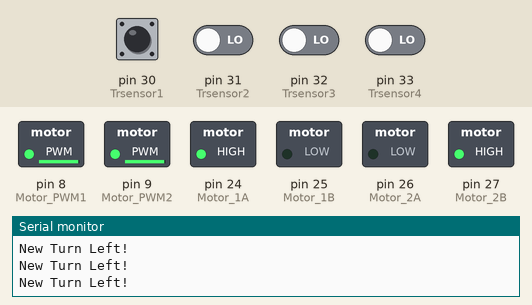
This sketch was run on a simulated Arduino Mega 2560, built with avr-gcc and run on an emulated ATmega2560. Parts: switched loads named in the sketch (green lamp = pin HIGH), the last lines printed to the serial monitor. Dashed ring = blinking. Inputs (shaded band) come from the test bench; at power-on: pin 30 (Trsensor1) HIGH, pin 31 (Trsensor2), pin 32 (Trsensor3), pin 33 (Trsensor4) LOW.

Above: at 1.2 s.
1.3 s: pin 30 (Trsensor1) driven LOW
At 2.6 s:
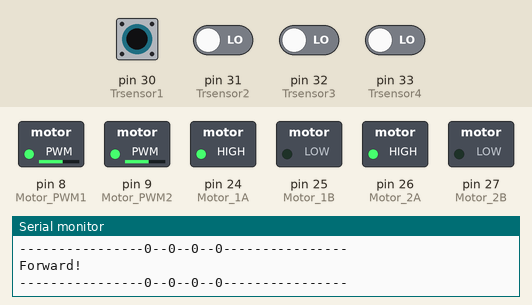
2.9 s: pin 31 (Trsensor2) driven HIGH
At 4.1 s:
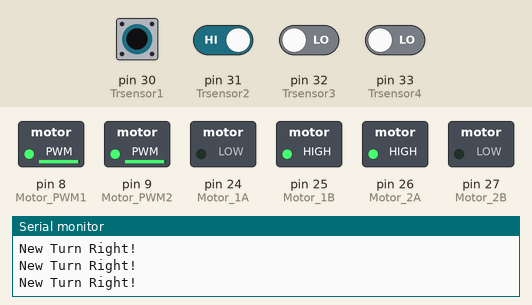
4.4 s: pin 31 (Trsensor2) driven LOW
At 4.5 s:
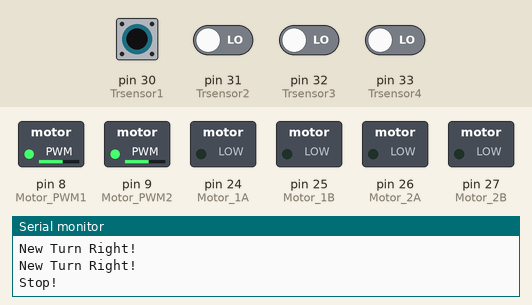
6.0 s: pin 30 (Trsensor1) driven HIGH
At 6.9 s:
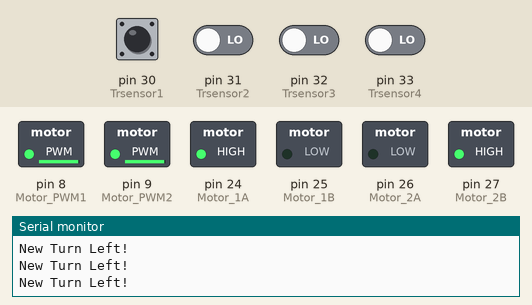
9.0 s: pin 30 (Trsensor1) pulsed LOW 2 times (0.12 s each, 0.3 s apart)
At 9.24 s:
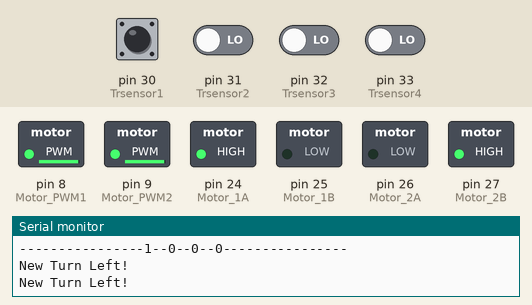
12.6 s: pin 30 (Trsensor1) driven LOW and pin 31 (Trsensor2) driven HIGH
At 13.9 s:
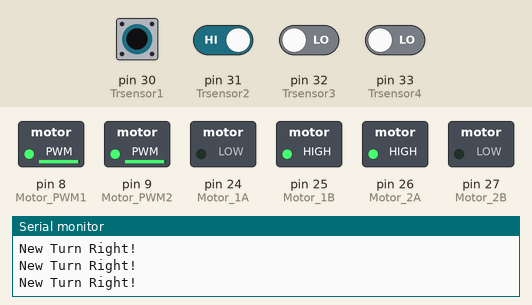
Timing chart, 0 to 15.6 s (numbered marks = the images above; inputs shaded):
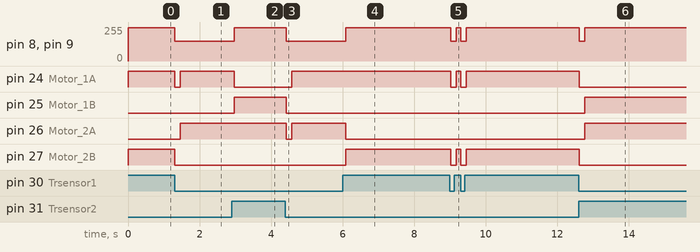

Measured:
- after the input at 1.3 s, pin 8 (Motor_PWM1), pin 9 (Motor_PWM2): 250/255 → 150/255 at once; pin 24 (Motor_1A): HIGH → LOW at once, → HIGH 0.15 s later; pin 26 (Motor_2A): LOW → HIGH after 0.16 s; pin 27 (Motor_2B): HIGH → LOW at once
- after the input at 2.9 s, pin 8 (Motor_PWM1), pin 9 (Motor_PWM2): 150/255 → 250/255 after 0.08 s; pin 24 (Motor_1A): HIGH → LOW after 0.08 s; pin 25 (Motor_1B): LOW → HIGH after 0.08 s
- after the input at 4.4 s, pin 8 (Motor_PWM1), pin 9 (Motor_PWM2): 250/255 → 150/255 at once; pin 24 (Motor_1A): LOW → HIGH after 0.18 s; pin 25 (Motor_1B): HIGH → LOW at once; pin 26 (Motor_2A): HIGH → LOW at once, → HIGH 0.15 s later
- after the input at 6.0 s, pin 8 (Motor_PWM1), pin 9 (Motor_PWM2): 150/255 → 250/255 after 0.09 s; pin 26 (Motor_2A): HIGH → LOW after 0.09 s; pin 27 (Motor_2B): LOW → HIGH after 0.09 s
- after the input at 9.0 s, pin 8 (Motor_PWM1), pin 9 (Motor_PWM2): alternates 250/255 for 0.13 s and 150/255 for 0.15 s, 4 changes in all, then stays 250/255, starting at once; pin 24 (Motor_1A), pin 27 (Motor_2B): alternates HIGH for 0.13 s and LOW for 0.15 s, 4 changes in all, then stays HIGH, starting at once
- after the input at 12.6 s, pin 8 (Motor_PWM1), pin 9 (Motor_PWM2): 250/255 → 150/255 at once, → 250/255 0.15 s later; pin 24 (Motor_1A), pin 27 (Motor_2B): HIGH → LOW at once; pin 25 (Motor_1B), pin 26 (Motor_2A): LOW → HIGH after 0.17 s

The sketch:

btcar03.ino
```cpp
/*
  Mega 2560 with L298N , Bluetooth HC-05

 Author: Brucetsao
 */
#define Motorspeed 150
#define Motorspeed2 250
#define Stopspeed 0

const int Motor_PWM1 = 8; // digital pin 5 of Arduino (PWM)
const int Motor_PWM2 = 9;  // digital pin 6 of Arduino (PWM)
const int Motor_1A = 24;     // digital pin 7 of Arduino
const int Motor_1B = 25;     // digital pin 7 of Arduino
const int Motor_2A = 26;     // digital pin 7 of Arduino
const int Motor_2B = 27;     // digital pin 7 of Arduino
char val;  // variable to receive data from the serial port(bluetooth)
int val1;  // variable to receive data from the serial port(bluetooth)
//----define control key
#define forwardkey 70
#define backrwardkey 66
#define leftkey 76
#define rightkey 82
#define stopkey 68

#define Trsensor1 30
#define Trsensor2 31
#define Trsensor3 32
#define Trsensor4 33

int Sensorval1 = 0 ;  // variable to receive data from the Track_Sensor
int Sensorval2 = 0 ;  // variable to receive data from the Track_Sensor
int Sensorval3 = 0 ;  // variable to receive data from the Track_Sensor
int Sensorval4 = 0 ;  // variable to receive data from the Track_Sensor

void setup()
{
  // Start serial communication at 9600 bps
  Serial.begin(9600);
  Serial1.begin(9600);
  //L298N use
  pinMode(Motor_1A, OUTPUT);
  pinMode(Motor_1B, OUTPUT);
  pinMode(Motor_2A, OUTPUT);
  pinMode(Motor_2B, OUTPUT);
   //  Track Sensor use
  pinMode(Trsensor1, INPUT);
  pinMode(Trsensor2, INPUT);
  pinMode(Trsensor3, INPUT);
  pinMode(Trsensor4, INPUT);
  Serial.println("Start here");

}

void loop()
{
   Sensorval1 = digitalRead(Trsensor1) ;
   Sensorval2 = digitalRead(Trsensor2) ;
   Sensorval3 = digitalRead(Trsensor3) ;
   Sensorval4 = digitalRead(Trsensor4) ;
   Serial.print("----------------");
   Serial.print(Sensorval1);
   Serial.print("--");
   Serial.print(Sensorval2);
   Serial.print("--");
   Serial.print(Sensorval3);
   Serial.print("--");
   Serial.print(Sensorval4);
   Serial.println("----------------");

if ((Sensorval1 == 0) &&  (Sensorval2 == 0))
{
     Motorforward(Motorspeed);
}

if ((Sensorval1 == 1) &&  (Sensorval2 == 0))
{
    while (Sensorval1 == 1) {
    //    Serial.println("turn left");
      Motorleft(Motorspeed2);
     Sensorval1 = digitalRead(Trsensor1) ;
     Sensorval2 = digitalRead(Trsensor2) ;
     Sensorval3 = digitalRead(Trsensor3) ;
     Sensorval4 = digitalRead(Trsensor4) ;
    }
      Motorstop(Motorspeed) ;
      delay(150);
 }

if ((Sensorval1 == 0) &&  (Sensorval2 == 1))
{
    while (Sensorval2 == 1) {

    //    Serial.println("turn righ");
       Motorright(Motorspeed2);
       Sensorval1 = digitalRead(Trsensor1) ;
       Sensorval2 = digitalRead(Trsensor2) ;
       Sensorval3 = digitalRead(Trsensor3) ;
       Sensorval4 = digitalRead(Trsensor4) ;
     }
       Motorstop(Motorspeed) ;
      delay(150);
}

}

void Motorstop(byte motorspeed)
 {
 Serial.println("Stop!");
 RightWheelStop() ;
 LeftWheelStop() ;
 SetSpeed(motorspeed);
 }
void Motorforward(byte motorspeed)
{
  Serial.println("Forward!");

  RightWheelFoward() ;
  LeftWheelFoward() ;
  SetSpeed(motorspeed);
}

void Motorbackward(byte motorspeed)
{
  Serial.println("Backward!");
  RightWheelBackward() ;
  LeftWheelBackward() ;
  SetSpeed(motorspeed);

}
void Motorright(byte motorspeed)
{
  Serial.println("New Turn Right! ");
  LeftWheelFoward() ;
  RightWheelBackward() ;
  SetSpeed(motorspeed);
}

void Motorleft(byte motorspeed)
{
  Serial.println("New Turn Left!");
  RightWheelFoward() ;
  LeftWheelBackward() ;
  SetSpeed(motorspeed);
}

void SetSpeed(byte motorspeed)
{
  analogWrite( Motor_PWM1, motorspeed );
  analogWrite( Motor_PWM2, motorspeed);
}
void RightWheelFoward()
{
  digitalWrite( Motor_1A, HIGH);
  digitalWrite( Motor_1B, LOW);
}
void LeftWheelFoward()
{
  digitalWrite( Motor_2A, HIGH);
  digitalWrite( Motor_2B, LOW);
}


void RightWheelBackward()
{
  digitalWrite( Motor_1A, LOW);
  digitalWrite( Motor_1B, HIGH );
}
void LeftWheelBackward()
{
  digitalWrite( Motor_2A, LOW);
  digitalWrite( Motor_2B, HIGH);
}

void RightWheelStop()
{
  digitalWrite( Motor_1A, LOW);
  digitalWrite( Motor_1B, LOW );
}
void LeftWheelStop()
{
  digitalWrite( Motor_2A, LOW);
  digitalWrite( Motor_2B, LOW);
}
```
